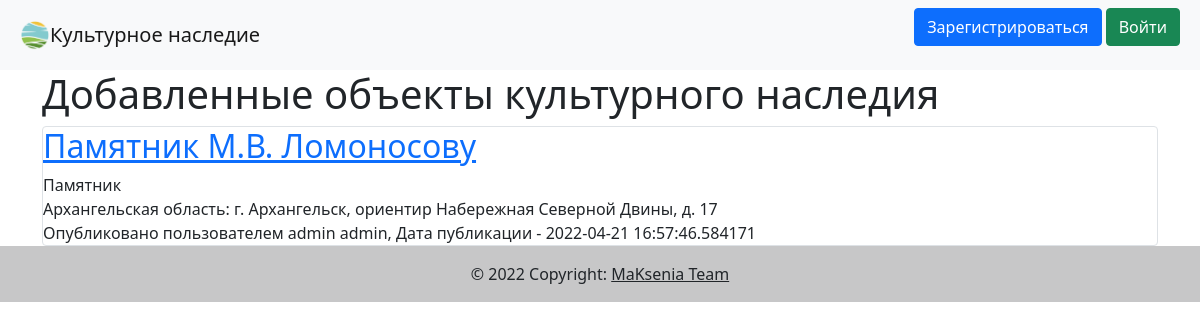
Before: / with the older database file.
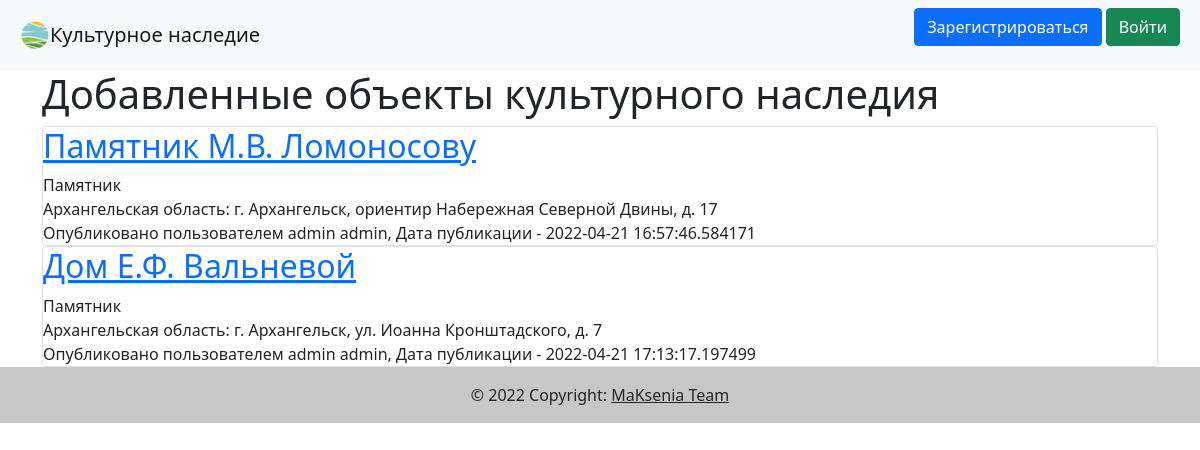
After: the same page with the newer database file.
### data/objects.py (models this page shows)
class Object(SqlAlchemyBase):
    __tablename__ = 'objects'
    id = sqlalchemy.Column(sqlalchemy.Integer,
                           primary_key=True, autoincrement=True)
    object = sqlalchemy.Column(sqlalchemy.String, nullable=True)
    registry_number = sqlalchemy.Column(sqlalchemy.Integer, nullable=True)
    address = sqlalchemy.Column(sqlalchemy.String, nullable=True)
    longitude = sqlalchemy.Column(sqlalchemy.String, nullable=True)
    latitude = sqlalchemy.Column(sqlalchemy.String, nullable=True)
    region = sqlalchemy.Column(sqlalchemy.String, nullable=True)
    category_of_significance = sqlalchemy.Column(sqlalchemy.String, nullable=True)
    type_of_object = sqlalchemy.Column(sqlalchemy.String, nullable=True)
    is_unesco = sqlalchemy.Column(sqlalchemy.Boolean, default=False)
    picture_src = sqlalchemy.Column(sqlalchemy.String, nullable=True)
    created_date = sqlalchemy.Column(sqlalchemy.DateTime,
                                     default=datetime.datetime.now)
    creator_id = sqlalchemy.Column(sqlalchemy.Integer,
                                   sqlalchemy.ForeignKey("users.id"))
    creator = orm.relation('User')
    comments = orm.relation("Comment", back_populates='object', cascade='all, delete')

### data/users.py (models this page shows, shortened)
class User(SqlAlchemyBase, UserMixin):
    __tablename__ = 'users'
    id = sqlalchemy.Column(sqlalchemy.Integer,
                           primary_key=True, autoincrement=True)
    first_name = sqlalchemy.Column(sqlalchemy.String, nullable=True)
    surname = sqlalchemy.Column(sqlalchemy.String, nullable=True)
    email = sqlalchemy.Column(sqlalchemy.String,
                              index=True, unique=True, nullable=True)
    hashed_password = sqlalchemy.Column(sqlalchemy.String, nullable=True)
    is_admin = sqlalchemy.Column(sqlalchemy.Boolean, default=False)
    objects = orm.relation("Object", back_populates='creator')
    comments = orm.relation("Comment", back_populates='user')

### main.py (the view)
@app.route('/index')
@app.route("/")
def index():
    db_sess = db_session.create_session()
    request = db_sess.query(Object).all()
    return render_template("index.html", objects=request, title='Объекты культурного наследия')

### data/db_session.py (called while the page is built)
def create_session() -> Session:
    global __factory
    return __factory()

### templates/index.html (shortened to what this page needs)
{% extends "base.html" %}
{% block content %}
<h1>Добавленные объекты культурного наследия</h1>
{% for item in objects %}
<div class="col-md6 border rounded">
    <a href="object/{{item.id}}"><h2>{{item.object}}</h2></a>
    <div>
        {{item.type_of_object}}<br>
        {{item.region}}: {{item.address}}
    </div>
    <div>
        Опубликовано пользователем {{item.creator.first_name}} {{item.creator.surname}}, Дата публикации - {{item.created_date}}
    </div>
</div>
{% endfor %}
{% endblock %}

### templates/base.html (shortened to what this page needs)
<!doctype html>
<html lang="en">
<head>
    <link rel="stylesheet" href="https://cdn.jsdelivr.net/npm/bootstrap@5.1.3/dist/css/bootstrap.min.css">
</head>
<body>
<header>
    <nav class="navbar navbar-light bg-light">
        <a class="navbar-brand" href="http://127.0.0.1:8080" style="margin-right: 20px; margin-left: 20px;"><img src="{{ url_for('static', filename='logo.png') }}" width="30" height="30" class="d-inline-block align-top" alt="">Культурное наследие</a>
        {% if current_user.is_authenticated %}
        <a class="navbar-brand" href="/logout">{{ current_user.first_name }} {{ current_user.surname }}</a>
        {% else %}
        <p>
            <a class="btn btn-primary " href="/register" >Зарегистрироваться</a>
            <a class="btn btn-success" href="/login" style="margin-right: 20px;">Войти</a>
        </p>
        {% endif %}
    </nav>
</header>
<main role="main" class="container">
    {% block content %}{% endblock %}
</main>
</body>
<footer class="bg-light text-center text-lg-start">
    <div class="text-center p-3" style="background-color: rgba(0, 0, 0, 0.2);">
    © 2022 Copyright:
    <a class="text-dark">MaKsenia Team</a>
    </div>
</footer>
</html>

Changed rows visible on the page:
added Object: object "Дом Е.Ф. Вальневой", type_of_object "Памятник", region "Архангельская область", address "г. Архангельск, ул. Иоанна Кронштадского, д. 7", creator.first_name "admin", creator.surname "admin", created_date "2022-04-21 17:13:17.197499"
